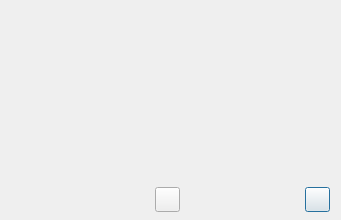
<?xml version="1.0" encoding="UTF-8"?>
<ui version="4.0">
 <class>QQSystemTrayDialog</class>
 <widget class="QDialog" name="QQSystemTrayDialog">
  <property name="geometry">
   <rect>
    <x>0</x>
    <y>0</y>
    <width>341</width>
    <height>220</height>
   </rect>
  </property>
  <property name="windowTitle">
   <string>Dialog</string>
  </property>
  <widget class="QWidget" name="widget" native="true">
   <property name="geometry">
    <rect>
     <x>0</x>
     <y>10</y>
     <width>341</width>
     <height>111</height>
    </rect>
   </property>
  </widget>
  <widget class="QWidget" name="widget_2" native="true">
   <property name="geometry">
    <rect>
     <x>0</x>
     <y>120</y>
     <width>341</width>
     <height>61</height>
    </rect>
   </property>
   <widget class="QQTrayIconWidget" name="lianxirenWidget_tray" native="true">
    <property name="geometry">
     <rect>
      <x>10</x>
      <y>10</y>
      <width>41</width>
      <height>41</height>
     </rect>
    </property>
   </widget>
   <widget class="QQTrayIconWidget" name="youxiangWidget" native="true">
    <property name="geometry">
     <rect>
      <x>80</x>
      <y>10</y>
      <width>41</width>
      <height>41</height>
     </rect>
    </property>
   </widget>
   <widget class="QQTrayIconWidget" name="kongjianWidget_tray" native="true">
    <property name="geometry">
     <rect>
      <x>150</x>
      <y>10</y>
      <width>41</width>
      <height>41</height>
     </rect>
    </property>
   </widget>
   <widget class="QQTrayIconWidget" name="weiboWidget_tray" native="true">
    <property name="geometry">
     <rect>
      <x>220</x>
      <y>10</y>
      <width>41</width>
      <height>41</height>
     </rect>
    </property>
   </widget>
   <widget class="QQTrayIconWidget" name="swiftiyWidget_tray" native="true">
    <property name="geometry">
     <rect>
      <x>290</x>
      <y>10</y>
      <width>41</width>
      <height>41</height>
     </rect>
    </property>
   </widget>
  </widget>
  <widget class="QWidget" name="widget_3" native="true">
   <property name="geometry">
    <rect>
     <x>0</x>
     <y>180</y>
     <width>341</width>
     <height>41</height>
    </rect>
   </property>
   <widget class="QPushButton" name="morePButton_tray">
    <property name="geometry">
     <rect>
      <x>305</x>
      <y>7</y>
      <width>25</width>
      <height>25</height>
     </rect>
    </property>
    <property name="text">
     <string/>
    </property>
   </widget>
   <widget class="QPushButton" name="QQPButton_tray">
    <property name="geometry">
     <rect>
      <x>155</x>
      <y>7</y>
      <width>25</width>
      <height>25</height>
     </rect>
    </property>
    <property name="text">
     <string/>
    </property>
   </widget>
  </widget>
 </widget>
 <customwidgets>
  <customwidget>
   <class>QQTrayIconWidget</class>
   <extends>QWidget</extends>
   <header location="global">qqtrayiconwidget.h</header>
   <container>1</container>
  </customwidget>
 </customwidgets>
 <resources/>
 <connections/>
</ui>
